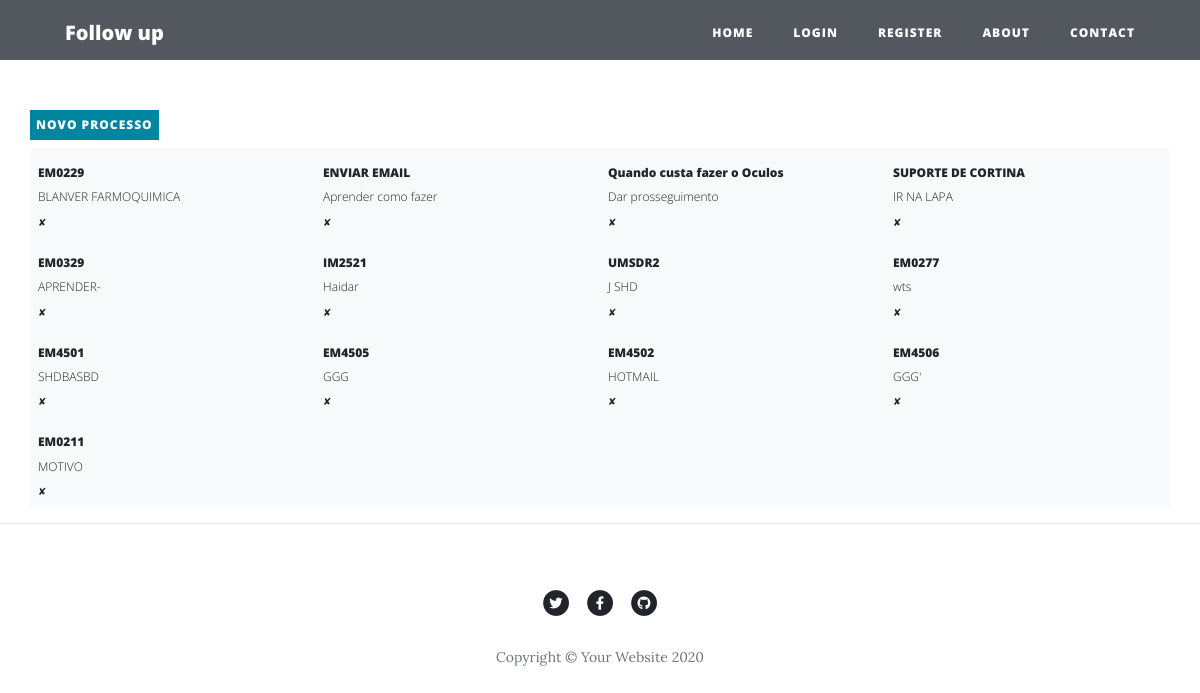
The page / on the database its author committed.
### main.py (models this page shows)
class Menu(db.Model):
    print("menu")
    __tablename__ = "TbOne"
    id = db.Column(db.Integer, primary_key=True)
    RefPartner = db.Column(db.String, unique=True, nullable=False)
    Cliente = db.Column(db.String)
    Origem = db.Column(db.String)
    Destino = db.Column(db.String)
    Incoterm = db.Column(db.String)
    RefCliente = db.Column(db.String)
    Moeda = db.Column(db.String)
    modal = db.Column(db.String)
    VlTotal = db.Column(db.Float)
    Merc = db.Column(db.String)
    Vol = db.Column(db.String)
    M3 = db.Column(db.Float)
    Pb = db.Column(db.Float)
    Pl = db.Column(db.Float)
    Re = db.Column(db.String)
    Sd = db.Column(db.String)
    Status = db.Column(db.String)
    Obs = db.Column(db.String)
    bl = db.Column(db.String)
    nrBl = db.Column(db.String)
    navio = db.Column(db.String)
    vg = db.Column(db.String)
    via = db.Column(db.String)
    eta = db.Column(db.String)
    DLDraft = db.Column(db.String)
    DLCarga = db.Column(db.String)
    ttime = db.Column(db.String)
    dtBL = db.Column(db.String)
    Importador = db.Column(db.String)
    dcts = db.Column(db.String)
    Operador = db.Column(db.String)
    Booking = db.Column(db.String)
    TipoFrt = db.Column(db.String)
    Saida = db.Column(db.String)
    fech = db.Column(db.String)
    dtEnvDcts = db.Column(db.String)
    lclFcl = db.Column(db.String)

### main.py (the view)
@app.route('/')
def get_all_posts():
    print("get all posts - BOTAO HOME")
    posts =Menu.query.all()
    return render_template("index.html", all_posts=posts, current_user=current_user)

### templates/index.html (shortened to what this page needs)
{% include "header.html" %}
<header class="masthead ">
    <div class="overlay"></div>
    <div class="container">
        <div class="row">
        <BR><BR><BR><BR>
        </div>
    </div>
</header>
<div class="container">
    <div class="row">
        <a class="btn btn-primary  btn-sm mb-2" href="{{url_for('add_new_post')}}">Novo Processo</a>
    </div>
    <div class=" row    ">
        {% set count = namespace(value=1) %}
            {% for post in all_posts %}
              {% if count.value == 5 %}
                {% set count.value = 1 %}
    </div>
    <div class="row">
        <div class=" bg-light p-2 post-preview  col-sm">
            {% else %}
            <div class=" bg-light p-2  post-preview col-sm" >
                {% endif %}
                {% set count.value = count.value + 1 %}
                <a href="{{ url_for('show_post', post_id=post.id) }}">
                    <h2 class="post-title"> {{post.RefPartner}} </h2>
                    <h3 class="post-subtitle">{{post.Cliente}} </h3>
                    <a href="{{url_for('delete_post', post_id=post.id) }}">✘</a>
                </a>
            </div>
            {% endfor %}
        </div>
    </div>
  <hr>
{% include "footer.html" %}

### templates/header.html (shortened to what this page needs)
<!DOCTYPE html>
<html lang="en">
<head>
  <link href="{{ url_for('static', filename='vendor/bootstrap/css/bootstrap.min.css') }}" rel="stylesheet">
  <link href="{{ url_for('static', filename='vendor/fontawesome-free/css/all.min.css')}}" rel="stylesheet" type="text/css">
  <link href="{{ url_for('static', filename='css/clean-blog.min.css')}}" rel="stylesheet">
</head>
<body>
  <nav class="navbar navbar-expand-md navbar-light fixed-top" id="mainNav">
    <div class="container">
      <a class="navbar-brand" href="{{url_for('get_all_posts')}}">Follow up</a>
      <div class="collapse navbar-collapse" id="navbarResponsive">
        <ul class="navbar-nav ml-auto">
          <li class="nav-item">
            <a class="nav-link" href="{{ url_for('get_all_posts') }}">Home</a>
          </li>
          {% if not current_user.is_authenticated: %}
          <li class="nav-item">
            <a class="nav-link" href="{{ url_for('login') }}">Login</a>
          </li>
          <li class="nav-item">
            <a class="nav-link" href="{{ url_for('register') }}">Register</a>
          </li>
          {% else: %}
          <li class="nav-item">
            <a class="nav-link" href="{{ url_for('logout') }}">Log Out</a>
          </li>
          {% endif %}
          <li class="nav-item">
            <a class="nav-link" href="{{ url_for('about') }}">About</a>
          </li>
          <li class="nav-item">
            <a class="nav-link" href="{{ url_for('contact') }}">Contact</a>
          </li>
        </ul>
      </div>
    </div>
  </nav>

### templates/footer.html (shortened to what this page needs)
  <footer>
    <div class="container">
      <div class="row">
        <div class="col-lg-8 col-md-10 mx-auto">
          <ul class="list-inline text-center">
            <li class="list-inline-item">
              <a href="#">
                <span class="fa-stack fa-lg">
                  <i class="fas fa-circle fa-stack-2x"></i>
                  <i class="fab fa-twitter fa-stack-1x fa-inverse"></i>
                </span>
              </a>
            </li>
            <li class="list-inline-item">
              <a href="#">
                <span class="fa-stack fa-lg">
                  <i class="fas fa-circle fa-stack-2x"></i>
                  <i class="fab fa-facebook-f fa-stack-1x fa-inverse"></i>
                </span>
              </a>
            </li>
            <li class="list-inline-item">
              <a href="#">
                <span class="fa-stack fa-lg">
                  <i class="fas fa-circle fa-stack-2x"></i>
                  <i class="fab fa-github fa-stack-1x fa-inverse"></i>
                </span>
              </a>
            </li>
          </ul>
          <p class="copyright text-muted">Copyright &copy; Your Website 2020</p>
        </div>
      </div>
    </div>
  </footer>
</body>
</html>

### rows shown on the page
Menu: RefPartner "EM0229", Cliente "BLANVER FARMOQUIMICA"
Menu: RefPartner "ENVIAR EMAIL", Cliente "Aprender como fazer"
Menu: RefPartner "Quando custa fazer o Oculos", Cliente "Dar prosseguimento"
Menu: RefPartner "SUPORTE DE CORTINA", Cliente "IR NA LAPA"
Menu: RefPartner "EM0329", Cliente "APRENDER-"
Menu: RefPartner "IM2521", Cliente "Haidar"
Menu: RefPartner "UMSDR2", Cliente "J SHD"
Menu: RefPartner "EM0277", Cliente "wts"
Menu: RefPartner "EM4501", Cliente "SHDBASBD"
Menu: RefPartner "EM4505", Cliente "GGG"
Menu: RefPartner "EM4502", Cliente "HOTMAIL"
Menu: RefPartner "EM4506", Cliente "GGG'"
Menu: RefPartner "EM0211", Cliente "MOTIVO"
